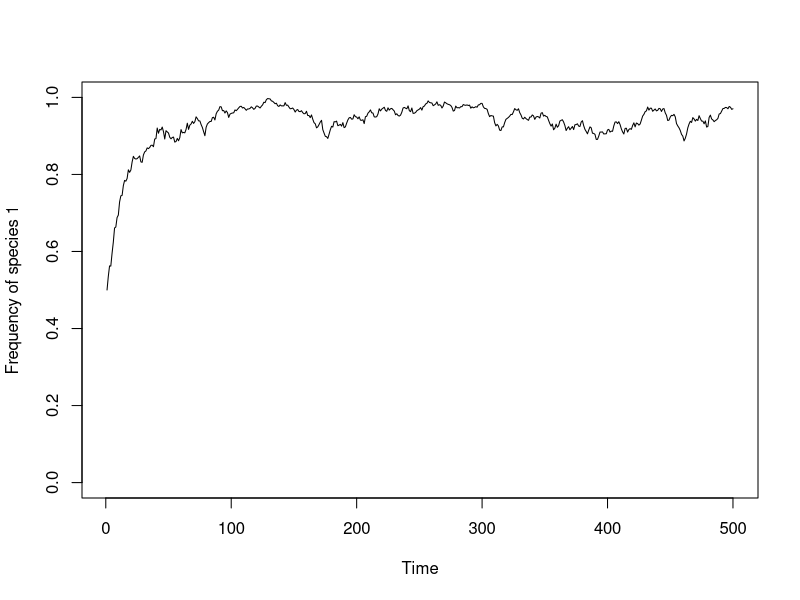

Reproduce this figure in R.
# Online Box 6
# R code to produce Fig 4.10 
# Colonization-competition tradeoff model in 2 patches
# init.1 & m can be set to reproduce each panel in Fig. 4.10

## specify parameters, initial conditions, and output matrix
num.years <- 500 
num.patch <- 2 
freq.1.mat <- matrix(nrow = num.years, ncol = num.patch)

J <- 1000 
init.1 <- 0.5*J 
COM <- matrix(nrow=J, ncol=num.patch)
COM[1:init.1,] <- 1; COM[(init.1+1):J,] <- 2 

year <- 2 

m <- 0.05
fit.ratio.avg <- vector(length=num.patch)
fit.ratio.avg[] <- c(1.2,1.2)
fit.ratio.m <- 1/5
freq.dep <- vector(length=num.patch)
freq.dep[] <- 0

## record data (frequency of species 1) for year 1
freq.1.mat[1,] <- init.1/J 

## run simulation
for (i in 1:(J*num.patch*(num.years-1))) {

  ## choose a patch where a death even will occur  
  patch <- sample(1:num.patch,1)

  ## calculate Pr.1 if dispersal occurs  
  if (runif(1) < m) {
    freq.1.meta <- sum(COM==1)/(J*num.patch)
    Pr.1 <- fit.ratio.m*freq.1.meta/(fit.ratio.m*freq.1.meta + (1-freq.1.meta))
  } else { 

  ## calculate Pr.1 if local reproduction (not dispersal)
    freq.1 <- sum(COM[,patch]==1)/J; freq.2 <- 1 - freq.1
    fit.ratio <- exp(freq.dep[patch]*(freq.1-0.5) + log(fit.ratio.avg[patch]))
    Pr.1 <-  fit.ratio*freq.1/(fit.ratio*freq.1 + freq.2)
  }
  
  COM[ceiling(J*runif(1)),patch] <- sample(c(1,2), 1, prob=c(Pr.1,1-Pr.1)) 

  ## record data  
  if (i %% (J*num.patch) == 0) {
    freq.1.mat[year,] <- colSums(COM==1)/J
    year <- year + 1 
  }
} 

## graph the results
plot(1:num.years, rowMeans(freq.1.mat), type="l", xlab="Time", 
     ylab="Frequency of species 1", ylim=c(0,1))